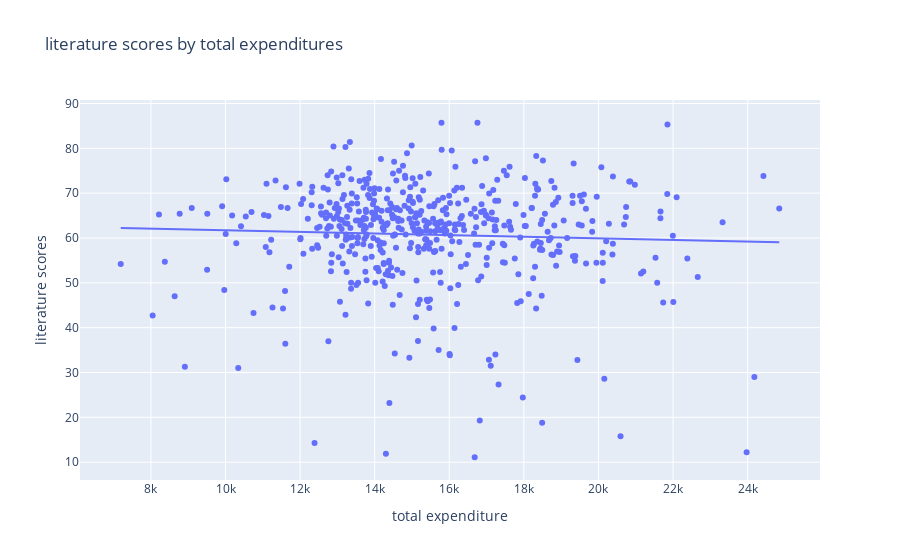

Notebook cell for this chart:
### Code cell
px.scatter(x=lit_df['Total'],y=lit_df['Proficient'],trendline="ols", labels={'x':"total expenditure", "y":"literature scores"},title="literature scores by total expenditures")

### Figure 1 — Plotly figure (JSON) as saved in the notebook; plotly's stock layout.template omitted (floating-point values rounded to 4 significant figures; data arrays with more than 128 entries replaced by an {"elided": "..."} marker saying what was removed)
{"data": [{"hovertemplate": "total expenditure=%{x}<br>literature scores=%{y}<extra></extra>", "legendgroup": "", "marker": {"color": "#636efa", "symbol": "circle"}, "mode": "markers", "name": "", "orientation": "v", "showlegend": false, "type": "scatter", "x": {"elided": "519 float values"}, "xaxis": "x", "y": {"elided": "519 float values"}, "yaxis": "y"}, {"hovertemplate": "<b>OLS trendline</b><br>y = -0.000180722 * x + 63.5338<br>R<sup>2</sup>=0.002094<br><br>total expenditure=%{x}<br>literature scores=%{y} <b>(trend)</b><extra></extra>", "legendgroup": "", "marker": {"color": "#636efa", "symbol": "circle"}, "mode": "lines", "name": "", "showlegend": false, "type": "scatter", "x": {"elided": "519 float values"}, "xaxis": "x", "y": {"elided": "519 float values"}, "yaxis": "y"}], "layout": {"legend": {"tracegroupgap": 0}, "title": {"text": "literature scores by total expenditures"}, "xaxis": {"anchor": "y", "domain": [0, 1], "title": {"text": "total expenditure"}}, "yaxis": {"anchor": "x", "domain": [0, 1], "title": {"text": "literature scores"}}}}
